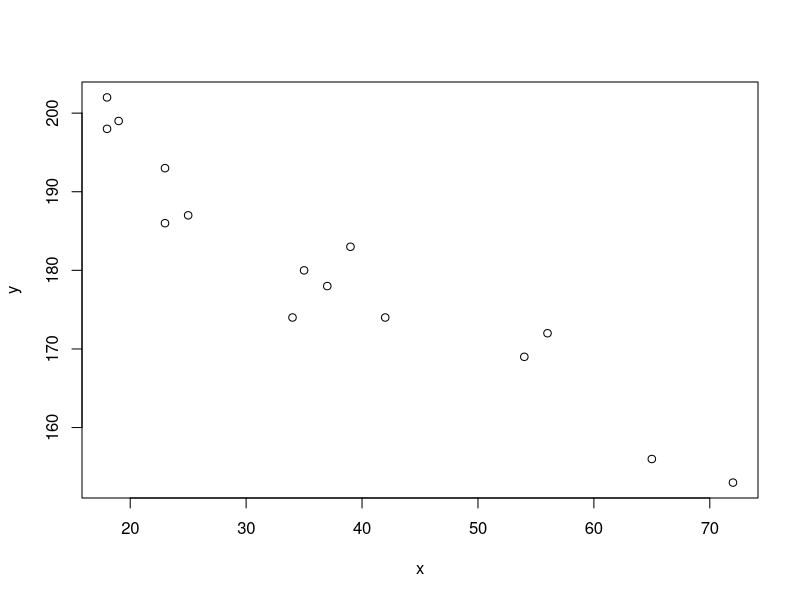
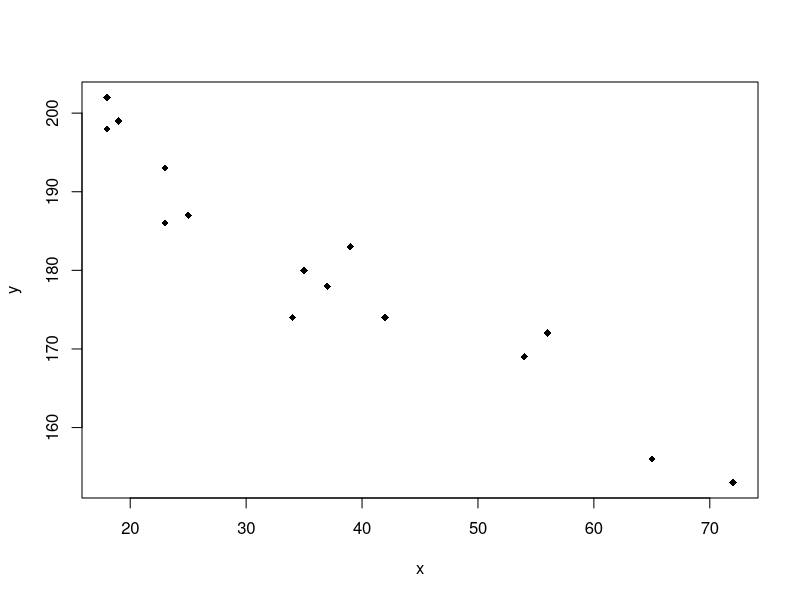
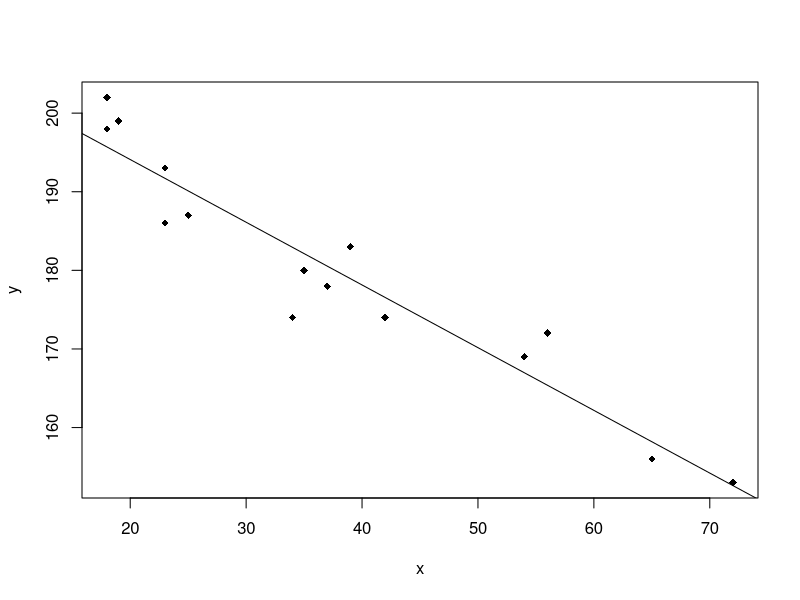

R code for these plots, in order:
## ---- chunk 1
library(magrittr)
## ---- chunk 2
x <- c(18,23,25,35,65,54,34,56,72,19,23,42,18,39,37)

y <- c(202,186,187,180,156,169,174,172,153,199,193,174,198,183,178)

plot(x,y)
## ---- chunk 3
plot(x,y,pch=18)
## ---- chunk 4
lm.result = lm(y ~ x)
## ---- chunk 5
# Obtain the basic values of the regression analysis

lm.result
## ---- chunk 6
# make a plot
plot(x,y,pch=18)

# plot the regression line
abline(lm(y ~ x)) 


## ---- chunk 7
summary(lm.result)
## ---- chunk 8
confint(lm.result) %>% round(2)
## ---- chunk 9
es <- resid(lm.result)
# the residuals lm.result

es %>% round(3)
## ---- chunk 10
b1 <- (coef(lm.result))[['x']] #the x part of the coefficients
n  <-  15

b1 %>% round(3)

n
## ---- chunk 11
s  <-  sqrt( sum( es^2 ) / (n-2) )
SE <-  s/sqrt(sum((x-mean(x))^2))
## ---- chunk 12
t  <-  (b1 - (-1) )/SE
t
## ---- chunk 13
pt(t,13,lower.tail=FALSE)
## ---- chunk 14
2 * pt(t,13,lower.tail=FALSE)
